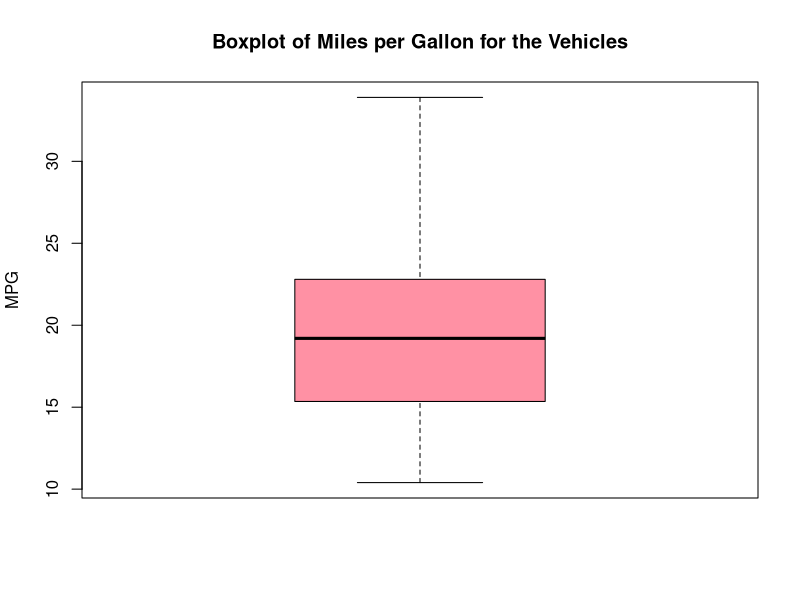
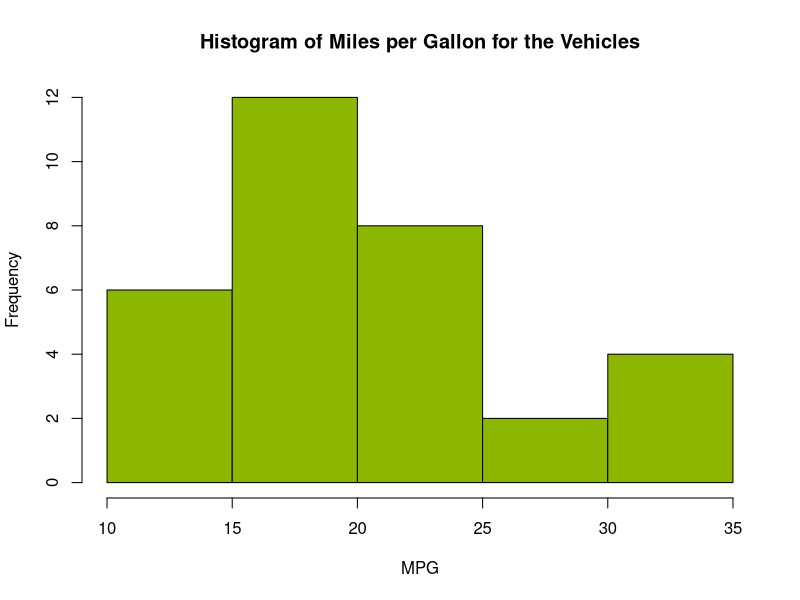
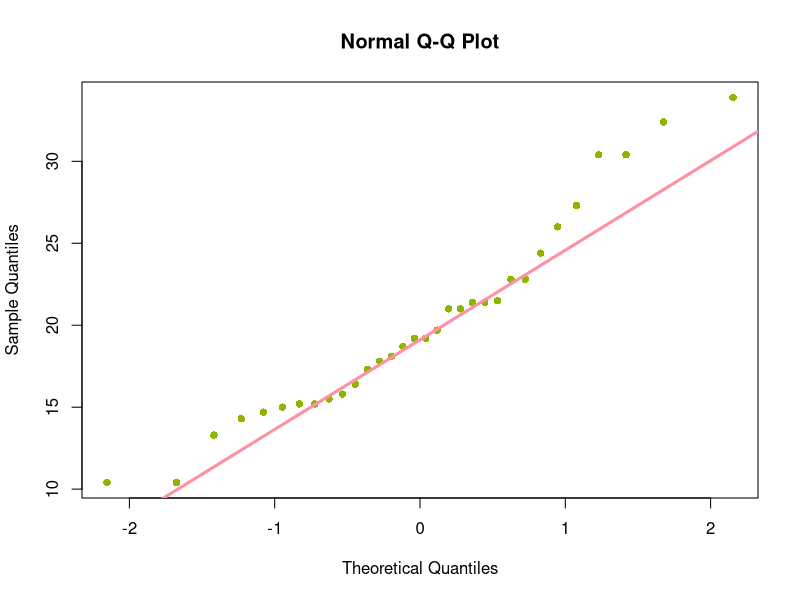

Here is the R script that generated these plots, in order:
## ---- chunk 1
knitr::kable(mtcars[1:5,])
## ---- chunk 2
paste('There are', nrow(mtcars), 'rows of data and ', ncol(mtcars), 'variables.')
## ---- chunk 3
boxplot(mtcars$mpg, main="Boxplot of Miles per Gallon for the Vehicles",
        col="#ff91a4", ylab="MPG")
## ---- chunk 4
summary(mtcars$mpg)
paste("Sample size, n = ", nrow(mtcars))
## ---- chunk 5
hist(mtcars$mpg, main="Histogram of Miles per Gallon for the Vehicles", xlab = "MPG", col="#8DB600")
## ---- chunk 6
qqnorm(mtcars$mpg, col="#8DB600", pch=16)
qqline(mtcars$mpg, col="#ff91a4", lwd=3)
## ---- chunk 7
carsttest<-t.test(mtcars$mpg, alternative = "greater", mu=22); carsttest
## ---- chunk 8
p<-as.numeric(carsttest[3])
